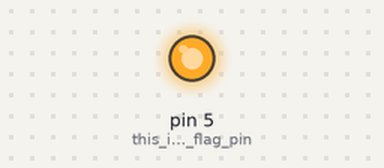
Simulated run of this sketch. Board: Arduino Uno, built with avr-gcc and run on an emulated ATmega328P. On the bench: output pins drawn as LEDs (lit = HIGH). What the sketch prints to the serial monitor is not drawn.

Above: at 0.1 s.
At 2.1 s:
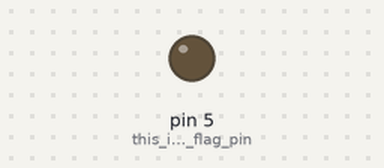
Timing chart, 0 to 3.6 s (numbered marks = the images above):
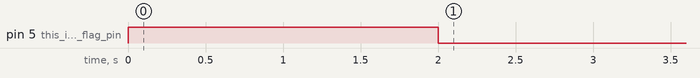

The sketch:

shiftest-female.ino
```cpp
/*
  shift testing is done by mating two LTC stickers to each other, such that
  A0<->A5, A1<->A4 ... A5<->A0. There is a male half and a female half.
  The male half outputs test stimulus, and the female half analyzes
  the stimulus.

  Setup:
    Mate two LTC stickers to each other, such that A0<->A5, A1<->A4 ... A5<->A0.
    Power on both halves. Press reset on the female side, then within 2 seconds
    reset on the male side.

  Expected result:
    The female will pull a flag low to indicate to the male when it's time to transmit (female pin 5)
    The male will transmit a byte of data, and then flash a light (male pin 2)

    If the byte is received correctly, the female side will flash a light.
    Otherwise, it will remain off.

    You should see two flashing lights, pins 2 and 3 on either side, flashing if
    all went well. If you just see one, it means the male transmitted but the female
    did not get a valid byte.

*/

void setup() {
  int i;

  Serial.begin(9600);

  for( i = 0; i < 6; i++ ) {
    pinMode(i, INPUT);
  }
  pinMode(5, OUTPUT);  // this is the flag pin
  digitalWrite(5, 1);

  delay(2000); // give time to reset the male side so we're at the same point

  digitalWrite(5, 0); // indicate readiness

  byte secret = shiftIn(0, 1, LSBFIRST);
  if( secret != 0xC5 ) {
    while(1) // hang, but print the byte we received...
      Serial.println(secret, HEX);
  }

}

void loop() {
  // indicate doneness
  digitalWrite(2, 0);
  delay(500);
  digitalWrite(2, 1);
  delay(500);

}
```

Measured:
- by itself, pin 5 (this_is_the_flag_pin): LOW → HIGH at 0.00 s, → LOW 2.0 s later
